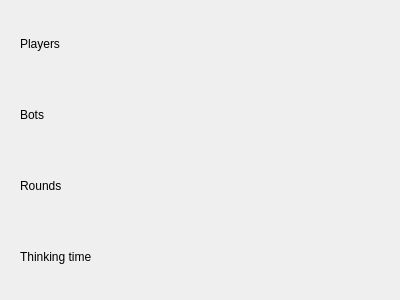
<?xml version="1.0" encoding="UTF-8"?>
<ui version="4.0">
 <class>Server_GUI</class>
 <widget class="QWidget" name="Server_GUI">
  <property name="geometry">
   <rect>
    <x>0</x>
    <y>0</y>
    <width>400</width>
    <height>300</height>
   </rect>
  </property>
  <property name="windowTitle">
   <string>Form</string>
  </property>
  <layout class="QGridLayout" name="gridLayout">
   <item row="0" column="0">
    <layout class="QVBoxLayout" name="verticalLayout">
     <item>
      <widget class="QWidget" name="players_constr_layout" native="true">
       <layout class="QHBoxLayout" name="horizontalLayout">
        <item>
         <widget class="QLabel" name="players_label">
          <property name="sizePolicy">
           <sizepolicy hsizetype="Preferred" vsizetype="Preferred">
            <horstretch>2</horstretch>
            <verstretch>0</verstretch>
           </sizepolicy>
          </property>
          <property name="text">
           <string>Players</string>
          </property>
         </widget>
        </item>
        <item alignment="Qt::AlignRight">
         <widget class="QLabel" name="players_num_label">
          <property name="sizePolicy">
           <sizepolicy hsizetype="Preferred" vsizetype="Preferred">
            <horstretch>1</horstretch>
            <verstretch>0</verstretch>
           </sizepolicy>
          </property>
          <property name="text">
           <string/>
          </property>
         </widget>
        </item>
       </layout>
      </widget>
     </item>
     <item>
      <widget class="QWidget" name="bots_constr_layout" native="true">
       <layout class="QHBoxLayout" name="horizontalLayout_2">
        <item>
         <widget class="QLabel" name="bots_label">
          <property name="sizePolicy">
           <sizepolicy hsizetype="Preferred" vsizetype="Preferred">
            <horstretch>2</horstretch>
            <verstretch>0</verstretch>
           </sizepolicy>
          </property>
          <property name="text">
           <string>Bots</string>
          </property>
         </widget>
        </item>
        <item alignment="Qt::AlignRight">
         <widget class="QLabel" name="bots_num_label">
          <property name="sizePolicy">
           <sizepolicy hsizetype="Preferred" vsizetype="Preferred">
            <horstretch>1</horstretch>
            <verstretch>0</verstretch>
           </sizepolicy>
          </property>
          <property name="text">
           <string/>
          </property>
         </widget>
        </item>
       </layout>
      </widget>
     </item>
     <item>
      <widget class="QWidget" name="rounds_constr_layout" native="true">
       <layout class="QHBoxLayout" name="horizontalLayout_3">
        <item>
         <widget class="QLabel" name="rounds_label">
          <property name="sizePolicy">
           <sizepolicy hsizetype="Preferred" vsizetype="Preferred">
            <horstretch>2</horstretch>
            <verstretch>0</verstretch>
           </sizepolicy>
          </property>
          <property name="text">
           <string>Rounds</string>
          </property>
         </widget>
        </item>
        <item alignment="Qt::AlignRight">
         <widget class="QLabel" name="rounds_num_label">
          <property name="sizePolicy">
           <sizepolicy hsizetype="Preferred" vsizetype="Preferred">
            <horstretch>1</horstretch>
            <verstretch>0</verstretch>
           </sizepolicy>
          </property>
          <property name="text">
           <string/>
          </property>
         </widget>
        </item>
       </layout>
      </widget>
     </item>
     <item>
      <widget class="QWidget" name="thinking_t_constr_layout" native="true">
       <layout class="QHBoxLayout" name="horizontalLayout_4">
        <item>
         <widget class="QLabel" name="thinking_t_label">
          <property name="sizePolicy">
           <sizepolicy hsizetype="Preferred" vsizetype="Preferred">
            <horstretch>2</horstretch>
            <verstretch>0</verstretch>
           </sizepolicy>
          </property>
          <property name="minimumSize">
           <size>
            <width>0</width>
            <height>0</height>
           </size>
          </property>
          <property name="text">
           <string>Thinking time</string>
          </property>
         </widget>
        </item>
        <item alignment="Qt::AlignRight">
         <widget class="QLabel" name="thinking_t_num_label">
          <property name="sizePolicy">
           <sizepolicy hsizetype="Preferred" vsizetype="Preferred">
            <horstretch>1</horstretch>
            <verstretch>0</verstretch>
           </sizepolicy>
          </property>
          <property name="minimumSize">
           <size>
            <width>0</width>
            <height>0</height>
           </size>
          </property>
          <property name="text">
           <string/>
          </property>
         </widget>
        </item>
       </layout>
      </widget>
     </item>
    </layout>
   </item>
  </layout>
 </widget>
 <resources/>
 <connections/>
</ui>
